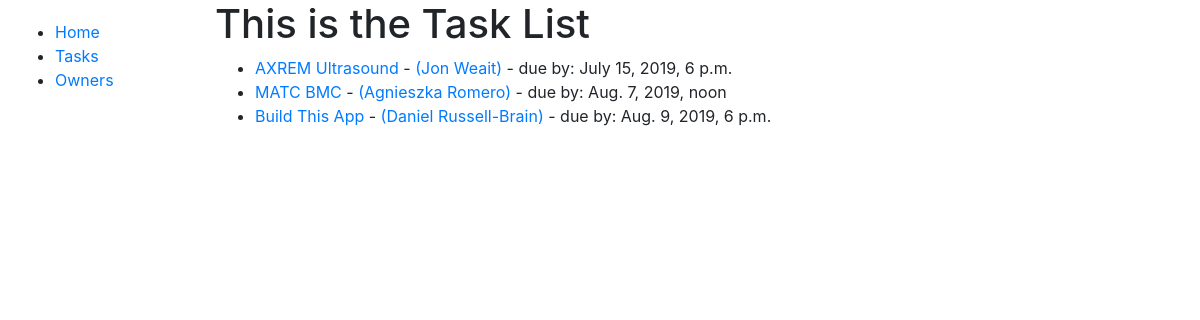
The app's page /tasks/tasks/ with its own data.
### tasks/models.py (models this page shows, shortened)
class AbstractTask(models.Model):
    title = models.CharField(max_length=150, help_text='Task Name')
    owner = models.ForeignKey('Owner', null=False, blank=False, on_delete=models.CASCADE)
    description = models.TextField(blank=True, null=True)
    duration_days = models.IntegerField(default=0, null=True, blank=True)
    duration_hours = models.IntegerField(default=0, null=True, blank=True)
    duration_minutes = models.IntegerField(default=0, null=True, blank=True)
    due_date = models.DateTimeField(blank=False, null=False)
    started = models.BooleanField(default=False)
    finished = models.BooleanField(default=False)
    class Meta:
        ordering = ['due_date']
        abstract = True

class Task(AbstractTask):
    stakeholders = models.ManyToManyField('Stakeholder', blank=True)
    def get_absolute_url(self):
        return reverse('tasks:task-detail', kwargs={'pk': self.pk})

class Owner(models.Model):
    person = models.ForeignKey(Person, on_delete=models.CASCADE)
    def name(self):
        return f'{self.person.first} {self.person.last}'
    def __str__(self):
        return self.name()

class Person(models.Model):
    first = models.CharField(max_length=100)
    last = models.CharField(max_length=100)
    department = models.ForeignKey('Department', null=True, blank=False, on_delete=models.SET_NULL)
    def get_absolute_url(self):
        return reverse('tasks:person-detail', kwargs={'pk': self.pk})

### tasks/views.py (the view)
# urls.py: path('tasks/', TaskListView.as_view(), name='task-list'),
class TaskListView(ListView):
    model = Task

### tasks/templates/tasks/task_list.html
{% extends 'base.html' %}
{% block content %}
<h1>This is the Task List</h1>
<ul>
    {% for task in task_list %}
    <li><a href="{{ task.get_absolute_url }}">{{ task.title }}</a> - <a href="{{ task.owner.person.get_absolute_url }}">({{ task.owner }})</a> - due by: {{ task.due_date }}</li>
    {% endfor %}
</ul>
{% endblock %}

### records on screen
Task: title "AXREM Ultrasound", owner "Jon Weait", due_date "July 15, 2019, 6 p.m."
Task: title "MATC BMC", owner "Agnieszka Romero", due_date "Aug. 7, 2019, noon"
Task: title "Build This App", owner "Daniel Russell-Brain", due_date "Aug. 9, 2019, 6 p.m."
